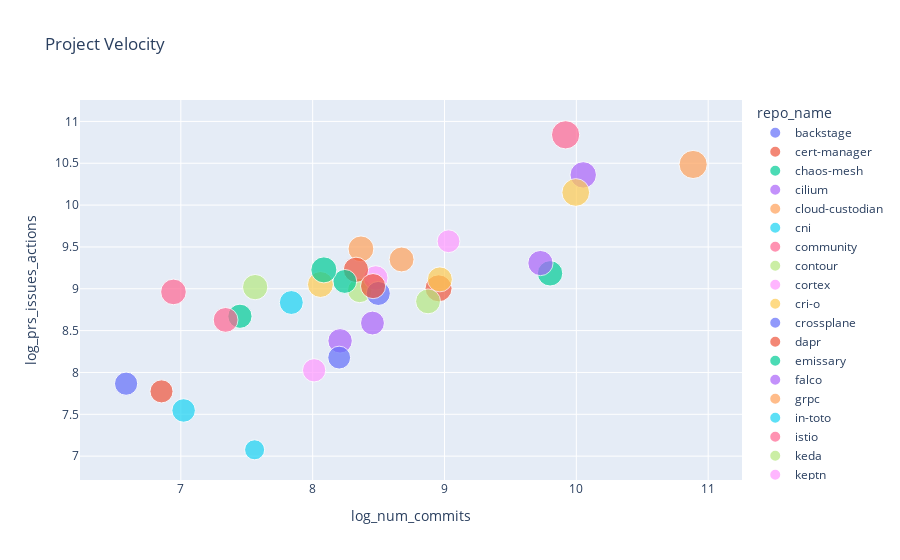

Notebook code cell kept with this figure:
### Code cell
fig.show()

### Figure 1 — Plotly figure (JSON) as saved in the notebook; plotly's stock layout.template omitted (floating-point values rounded to 4 significant figures)
{"data": [{"customdata": [["backstage"]], "hovertemplate": "repo_name=%{customdata[0]}<br>log_num_commits=%{x}<br>log_prs_issues_actions=%{y}<br>log_num_contrib=%{marker.size}<extra></extra>", "legendgroup": "backstage", "marker": {"color": "#636efa", "size": [7.433], "sizemode": "area", "sizeref": 0.02156, "symbol": "circle"}, "mode": "markers", "name": "backstage", "orientation": "v", "showlegend": true, "type": "scatter", "x": [10.61], "xaxis": "x", "y": [null], "yaxis": "y"}, {"customdata": [["cert-manager"]], "hovertemplate": "repo_name=%{customdata[0]}<br>log_num_commits=%{x}<br>log_prs_issues_actions=%{y}<br>log_num_contrib=%{marker.size}<extra></extra>", "legendgroup": "cert-manager", "marker": {"color": "#EF553B", "size": [7.87], "sizemode": "area", "sizeref": 0.02156, "symbol": "circle"}, "mode": "markers", "name": "cert-manager", "orientation": "v", "showlegend": true, "type": "scatter", "x": [8.955], "xaxis": "x", "y": [9.006], "yaxis": "y"}, {"customdata": [["chaos-mesh"]], "hovertemplate": "repo_name=%{customdata[0]}<br>log_num_commits=%{x}<br>log_prs_issues_actions=%{y}<br>log_num_contrib=%{marker.size}<extra></extra>", "legendgroup": "chaos-mesh", "marker": {"color": "#00cc96", "size": [6.332], "sizemode": "area", "sizeref": 0.02156, "symbol": "circle"}, "mode": "markers", "name": "chaos-mesh", "orientation": "v", "showlegend": true, "type": "scatter", "x": [7.448], "xaxis": "x", "y": [8.672], "yaxis": "y"}, {"customdata": [["cilium"]], "hovertemplate": "repo_name=%{customdata[0]}<br>log_num_commits=%{x}<br>log_prs_issues_actions=%{y}<br>log_num_contrib=%{marker.size}<extra></extra>", "legendgroup": "cilium", "marker": {"color": "#ab63fa", "size": [7.542], "sizemode": "area", "sizeref": 0.02156, "symbol": "circle"}, "mode": "markers", "name": "cilium", "orientation": "v", "showlegend": true, "type": "scatter", "x": [10.05], "xaxis": "x", "y": [10.36], "yaxis": "y"}, {"customdata": [["cloud-custodian"]], "hovertemplate": "repo_name=%{customdata[0]}<br>log_num_commits=%{x}<br>log_prs_issues_actions=%{y}<br>log_num_contrib=%{marker.size}<extra></extra>", "legendgroup": "cloud-custodian", "marker": {"color": "#FFA15A", "size": [7.197], "sizemode": "area", "sizeref": 0.02156, "symbol": "circle"}, "mode": "markers", "name": "cloud-custodian", "orientation": "v", "showlegend": true, "type": "scatter", "x": [8.366], "xaxis": "x", "y": [9.477], "yaxis": "y"}, {"customdata": [["cni"]], "hovertemplate": "repo_name=%{customdata[0]}<br>log_num_commits=%{x}<br>log_prs_issues_actions=%{y}<br>log_num_contrib=%{marker.size}<extra></extra>", "legendgroup": "cni", "marker": {"color": "#19d3f3", "size": [5.974], "sizemode": "area", "sizeref": 0.02156, "symbol": "circle"}, "mode": "markers", "name": "cni", "orientation": "v", "showlegend": true, "type": "scatter", "x": [7.021], "xaxis": "x", "y": [7.546], "yaxis": "y"}, {"customdata": [["community"]], "hovertemplate": "repo_name=%{customdata[0]}<br>log_num_commits=%{x}<br>log_prs_issues_actions=%{y}<br>log_num_contrib=%{marker.size}<extra></extra>", "legendgroup": "community", "marker": {"color": "#FF6692", "size": [6.639], "sizemode": "area", "sizeref": 0.02156, "symbol": "circle"}, "mode": "markers", "name": "community", "orientation": "v", "showlegend": true, "type": "scatter", "x": [7.34], "xaxis": "x", "y": [8.628], "yaxis": "y"}, {"customdata": [["contour"]], "hovertemplate": "repo_name=%{customdata[0]}<br>log_num_commits=%{x}<br>log_prs_issues_actions=%{y}<br>log_num_contrib=%{marker.size}<extra></extra>", "legendgroup": "contour", "marker": {"color": "#B6E880", "size": [6.463], "sizemode": "area", "sizeref": 0.02156, "symbol": "circle"}, "mode": "markers", "name": "contour", "orientation": "v", "showlegend": true, "type": "scatter", "x": [8.357], "xaxis": "x", "y": [8.98], "yaxis": "y"}, {"customdata": [["cortex"]], "hovertemplate": "repo_name=%{customdata[0]}<br>log_num_commits=%{x}<br>log_prs_issues_actions=%{y}<br>log_num_contrib=%{marker.size}<extra></extra>", "legendgroup": "cortex", "marker": {"color": "#FF97FF", "size": [6.483], "sizemode": "area", "sizeref": 0.02156, "symbol": "circle"}, "mode": "markers", "name": "cortex", "orientation": "v", "showlegend": true, "type": "scatter", "x": [8.478], "xaxis": "x", "y": [9.129], "yaxis": "y"}, {"customdata": [["cri-o"]], "hovertemplate": "repo_name=%{customdata[0]}<br>log_num_commits=%{x}<br>log_prs_issues_actions=%{y}<br>log_num_contrib=%{marker.size}<extra></extra>", "legendgroup": "cri-o", "marker": {"color": "#FECB52", "size": [6.726], "sizemode": "area", "sizeref": 0.02156, "symbol": "circle"}, "mode": "markers", "name": "cri-o", "orientation": "v", "showlegend": true, "type": "scatter", "x": [8.965], "xaxis": "x", "y": [9.112], "yaxis": "y"}, {"customdata": [["crossplane"]], "hovertemplate": "repo_name=%{customdata[0]}<br>log_num_commits=%{x}<br>log_prs_issues_actions=%{y}<br>log_num_contrib=%{marker.size}<extra></extra>", "legendgroup": "crossplane", "marker": {"color": "#636efa", "size": [6.254], "sizemode": "area", "sizeref": 0.02156, "symbol": "circle"}, "mode": "markers", "name": "crossplane", "orientation": "v", "showlegend": true, "type": "scatter", "x": [8.498], "xaxis": "x", "y": [8.944], "yaxis": "y"}, {"customdata": [["dapr"]], "hovertemplate": "repo_name=%{customdata[0]}<br>log_num_commits=%{x}<br>log_prs_issues_actions=%{y}<br>log_num_contrib=%{marker.size}<extra></extra>", "legendgroup": "dapr", "marker": {"color": "#EF553B", "size": [6.921], "sizemode": "area", "sizeref": 0.02156, "symbol": "circle"}, "mode": "markers", "name": "dapr", "orientation": "v", "showlegend": true, "type": "scatter", "x": [8.328], "xaxis": "x", "y": [9.227], "yaxis": "y"}, {"customdata": [["emissary"]], "hovertemplate": "repo_name=%{customdata[0]}<br>log_num_commits=%{x}<br>log_prs_issues_actions=%{y}<br>log_num_contrib=%{marker.size}<extra></extra>", "legendgroup": "emissary", "marker": {"color": "#00cc96", "size": [6.951], "sizemode": "area", "sizeref": 0.02156, "symbol": "circle"}, "mode": "markers", "name": "emissary", "orientation": "v", "showlegend": true, "type": "scatter", "x": [9.801], "xaxis": "x", "y": [9.185], "yaxis": "y"}, {"customdata": [["falco"]], "hovertemplate": "repo_name=%{customdata[0]}<br>log_num_commits=%{x}<br>log_prs_issues_actions=%{y}<br>log_num_contrib=%{marker.size}<extra></extra>", "legendgroup": "falco", "marker": {"color": "#ab63fa", "size": [6.452], "sizemode": "area", "sizeref": 0.02156, "symbol": "circle"}, "mode": "markers", "name": "falco", "orientation": "v", "showlegend": true, "type": "scatter", "x": [8.208], "xaxis": "x", "y": [8.378], "yaxis": "y"}, {"customdata": [["grpc"]], "hovertemplate": "repo_name=%{customdata[0]}<br>log_num_commits=%{x}<br>log_prs_issues_actions=%{y}<br>log_num_contrib=%{marker.size}<extra></extra>", "legendgroup": "grpc", "marker": {"color": "#FFA15A", "size": [8.561], "sizemode": "area", "sizeref": 0.02156, "symbol": "circle"}, "mode": "markers", "name": "grpc", "orientation": "v", "showlegend": true, "type": "scatter", "x": [10.89], "xaxis": "x", "y": [10.49], "yaxis": "y"}, {"customdata": [["in-toto"]], "hovertemplate": "repo_name=%{customdata[0]}<br>log_num_commits=%{x}<br>log_prs_issues_actions=%{y}<br>log_num_contrib=%{marker.size}<extra></extra>", "legendgroup": "in-toto", "marker": {"color": "#19d3f3", "size": [4.331], "sizemode": "area", "sizeref": 0.02156, "symbol": "circle"}, "mode": "markers", "name": "in-toto", "orientation": "v", "showlegend": true, "type": "scatter", "x": [7.56], "xaxis": "x", "y": [7.076], "yaxis": "y"}, {"customdata": [["istio"]], "hovertemplate": "repo_name=%{customdata[0]}<br>log_num_commits=%{x}<br>log_prs_issues_actions=%{y}<br>log_num_contrib=%{marker.size}<extra></extra>", "legendgroup": "istio", "marker": {"color": "#FF6692", "size": [8.624], "sizemode": "area", "sizeref": 0.02156, "symbol": "circle"}, "mode": "markers", "name": "istio", "orientation": "v", "showlegend": true, "type": "scatter", "x": [9.919], "xaxis": "x", "y": [10.84], "yaxis": "y"}, {"customdata": [["keda"]], "hovertemplate": "repo_name=%{customdata[0]}<br>log_num_commits=%{x}<br>log_prs_issues_actions=%{y}<br>log_num_contrib=%{marker.size}<extra></extra>", "legendgroup": "keda", "marker": {"color": "#B6E880", "size": [6.912], "sizemode": "area", "sizeref": 0.02156, "symbol": "circle"}, "mode": "markers", "name": "keda", "orientation": "v", "showlegend": true, "type": "scatter", "x": [7.564], "xaxis": "x", "y": [9.02], "yaxis": "y"}, {"customdata": [["keptn"]], "hovertemplate": "repo_name=%{customdata[0]}<br>log_num_commits=%{x}<br>log_prs_issues_actions=%{y}<br>log_num_contrib=%{marker.size}<extra></extra>", "legendgroup": "keptn", "marker": {"color": "#FF97FF", "size": [5.609], "sizemode": "area", "sizeref": 0.02156, "symbol": "circle"}, "mode": "markers", "name": "keptn", "orientation": "v", "showlegend": true, "type": "scatter", "x": [9.03], "xaxis": "x", "y": [9.568], "yaxis": "y"}, {"customdata": [["keycloak"]], "hovertemplate": "repo_name=%{customdata[0]}<br>log_num_commits=%{x}<br>log_prs_issues_actions=%{y}<br>log_num_contrib=%{marker.size}<extra></extra>", "legendgroup": "keycloak", "marker": {"color": "#FECB52", "size": [8.299], "sizemode": "area", "sizeref": 0.02156, "symbol": "circle"}, "mode": "markers", "name": "keycloak", "orientation": "v", "showlegend": true, "type": "scatter", "x": [9.995], "xaxis": "x", "y": [10.15], "yaxis": "y"}, {"customdata": [["kruise"]], "hovertemplate": "repo_name=%{customdata[0]}<br>log_num_commits=%{x}<br>log_prs_issues_actions=%{y}<br>log_num_contrib=%{marker.size}<extra></extra>", "legendgroup": "kruise", "marker": {"color": "#636efa", "size": [5.832], "sizemode": "area", "sizeref": 0.02156, "symbol": "circle"}, "mode": "markers", "name": "kruise", "orientation": "v", "showlegend": true, "type": "scatter", "x": [6.585], "xaxis": "x", "y": [7.866], "yaxis": "y"}, {"customdata": [["kubeedge"]], "hovertemplate": "repo_name=%{customdata[0]}<br>log_num_commits=%{x}<br>log_prs_issues_actions=%{y}<br>log_num_contrib=%{marker.size}<extra></extra>", "legendgroup": "kubeedge", "marker": {"color": "#EF553B", "size": [6.813], "sizemode": "area", "sizeref": 0.02156, "symbol": "circle"}, "mode": "markers", "name": "kubeedge", "orientation": "v", "showlegend": true, "type": "scatter", "x": [8.458], "xaxis": "x", "y": [9.032], "yaxis": "y"}, {"customdata": [["kubevela"]], "hovertemplate": "repo_name=%{customdata[0]}<br>log_num_commits=%{x}<br>log_prs_issues_actions=%{y}<br>log_num_contrib=%{marker.size}<extra></extra>", "legendgroup": "kubevela", "marker": {"color": "#00cc96", "size": [6.19], "sizemode": "area", "sizeref": 0.02156, "symbol": "circle"}, "mode": "markers", "name": "kubevela", "orientation": "v", "showlegend": true, "type": "scatter", "x": [8.244], "xaxis": "x", "y": [9.088], "yaxis": "y"}, {"customdata": [["kubevirt"]], "hovertemplate": "repo_name=%{customdata[0]}<br>log_num_commits=%{x}<br>log_prs_issues_actions=%{y}<br>log_num_contrib=%{marker.size}<extra></extra>", "legendgroup": "kubevirt", "marker": {"color": "#ab63fa", "size": [6.865], "sizemode": "area", "sizeref": 0.02156, "symbol": "circle"}, "mode": "markers", "name": "kubevirt", "orientation": "v", "showlegend": true, "type": "scatter", "x": [9.728], "xaxis": "x", "y": [9.307], "yaxis": "y"}, {"customdata": [["kyverno"]], "hovertemplate": "repo_name=%{customdata[0]}<br>log_num_commits=%{x}<br>log_prs_issues_actions=%{y}<br>log_num_contrib=%{marker.size}<extra></extra>", "legendgroup": "kyverno", "marker": {"color": "#FFA15A", "size": [6.693], "sizemode": "area", "sizeref": 0.02156, "symbol": "circle"}, "mode": "markers", "name": "kyverno", "orientation": "v", "showlegend": true, "type": "scatter", "x": [8.674], "xaxis": "x", "y": [9.35], "yaxis": "y"}, {"customdata": [["litmus"]], "hovertemplate": "repo_name=%{customdata[0]}<br>log_num_commits=%{x}<br>log_prs_issues_actions=%{y}<br>log_num_contrib=%{marker.size}<extra></extra>", "legendgroup": "litmus", "marker": {"color": "#19d3f3", "size": [6.163], "sizemode": "area", "sizeref": 0.02156, "symbol": "circle"}, "mode": "markers", "name": "litmus", "orientation": "v", "showlegend": true, "type": "scatter", "x": [7.838], "xaxis": "x", "y": [8.836], "yaxis": "y"}, {"customdata": [["longhorn"]], "hovertemplate": "repo_name=%{customdata[0]}<br>log_num_commits=%{x}<br>log_prs_issues_actions=%{y}<br>log_num_contrib=%{marker.size}<extra></extra>", "legendgroup": "longhorn", "marker": {"color": "#FF6692", "size": [7.093], "sizemode": "area", "sizeref": 0.02156, "symbol": "circle"}, "mode": "markers", "name": "longhorn", "orientation": "v", "showlegend": true, "type": "scatter", "x": [6.944], "xaxis": "x", "y": [8.963], "yaxis": "y"}, {"customdata": [["nats-server"]], "hovertemplate": "repo_name=%{customdata[0]}<br>log_num_commits=%{x}<br>log_prs_issues_actions=%{y}<br>log_num_contrib=%{marker.size}<extra></extra>", "legendgroup": "nats-server", "marker": {"color": "#B6E880", "size": [6.683], "sizemode": "area", "sizeref": 0.02156, "symbol": "circle"}, "mode": "markers", "name": "nats-server", "orientation": "v", "showlegend": true, "type": "scatter", "x": [8.875], "xaxis": "x", "y": [8.849], "yaxis": "y"}, {"customdata": [["notary"]], "hovertemplate": "repo_name=%{customdata[0]}<br>log_num_commits=%{x}<br>log_prs_issues_actions=%{y}<br>log_num_contrib=%{marker.size}<extra></extra>", "legendgroup": "notary", "marker": {"color": "#FF97FF", "size": [5.844], "sizemode": "area", "sizeref": 0.02156, "symbol": "circle"}, "mode": "markers", "name": "notary", "orientation": "v", "showlegend": true, "type": "scatter", "x": [8.011], "xaxis": "x", "y": [8.026], "yaxis": "y"}, {"customdata": [["operator-sdk"]], "hovertemplate": "repo_name=%{customdata[0]}<br>log_num_commits=%{x}<br>log_prs_issues_actions=%{y}<br>log_num_contrib=%{marker.size}<extra></extra>", "legendgroup": "operator-sdk", "marker": {"color": "#FECB52", "size": [7.249], "sizemode": "area", "sizeref": 0.02156, "symbol": "circle"}, "mode": "markers", "name": "operator-sdk", "orientation": "v", "showlegend": true, "type": "scatter", "x": [8.059], "xaxis": "x", "y": [9.051], "yaxis": "y"}, {"customdata": [["pack"]], "hovertemplate": "repo_name=%{customdata[0]}<br>log_num_commits=%{x}<br>log_prs_issues_actions=%{y}<br>log_num_contrib=%{marker.size}<extra></extra>", "legendgroup": "pack", "marker": {"color": "#636efa", "size": [5.642], "sizemode": "area", "sizeref": 0.02156, "symbol": "circle"}, "mode": "markers", "name": "pack", "orientation": "v", "showlegend": true, "type": "scatter", "x": [8.201], "xaxis": "x", "y": [8.178], "yaxis": "y"}, {"customdata": [["spec"]], "hovertemplate": "repo_name=%{customdata[0]}<br>log_num_commits=%{x}<br>log_prs_issues_actions=%{y}<br>log_num_contrib=%{marker.size}<extra></extra>", "legendgroup": "spec", "marker": {"color": "#EF553B", "size": [5.743], "sizemode": "area", "sizeref": 0.02156, "symbol": "circle"}, "mode": "markers", "name": "spec", "orientation": "v", "showlegend": true, "type": "scatter", "x": [6.853], "xaxis": "x", "y": [7.774], "yaxis": "y"}, {"customdata": [["thanos"]], "hovertemplate": "repo_name=%{customdata[0]}<br>log_num_commits=%{x}<br>log_prs_issues_actions=%{y}<br>log_num_contrib=%{marker.size}<extra></extra>", "legendgroup": "thanos", "marker": {"color": "#00cc96", "size": [7.321], "sizemode": "area", "sizeref": 0.02156, "symbol": "circle"}, "mode": "markers", "name": "thanos", "orientation": "v", "showlegend": true, "type": "scatter", "x": [8.085], "xaxis": "x", "y": [9.226], "yaxis": "y"}, {"customdata": [["volcano"]], "hovertemplate": "repo_name=%{customdata[0]}<br>log_num_commits=%{x}<br>log_prs_issues_actions=%{y}<br>log_num_contrib=%{marker.size}<extra></extra>", "legendgroup": "volcano", "marker": {"color": "#ab63fa", "size": [6.153], "sizemode": "area", "sizeref": 0.02156, "symbol": "circle"}, "mode": "markers", "name": "volcano", "orientation": "v", "showlegend": true, "type": "scatter", "x": [8.454], "xaxis": "x", "y": [8.59], "yaxis": "y"}], "layout": {"autosize": true, "legend": {"itemsizing": "constant", "title": {"text": "repo_name"}, "tracegroupgap": 0}, "title": {"text": "Project Velocity"}, "xaxis": {"anchor": "y", "autorange": true, "domain": [0, 1], "range": [6.272, 11.21], "title": {"text": "log_num_commits"}, "type": "linear"}, "yaxis": {"anchor": "x", "autorange": true, "domain": [0, 1], "range": [6.512, 11.53], "title": {"text": "log_prs_issues_actions"}}}}
